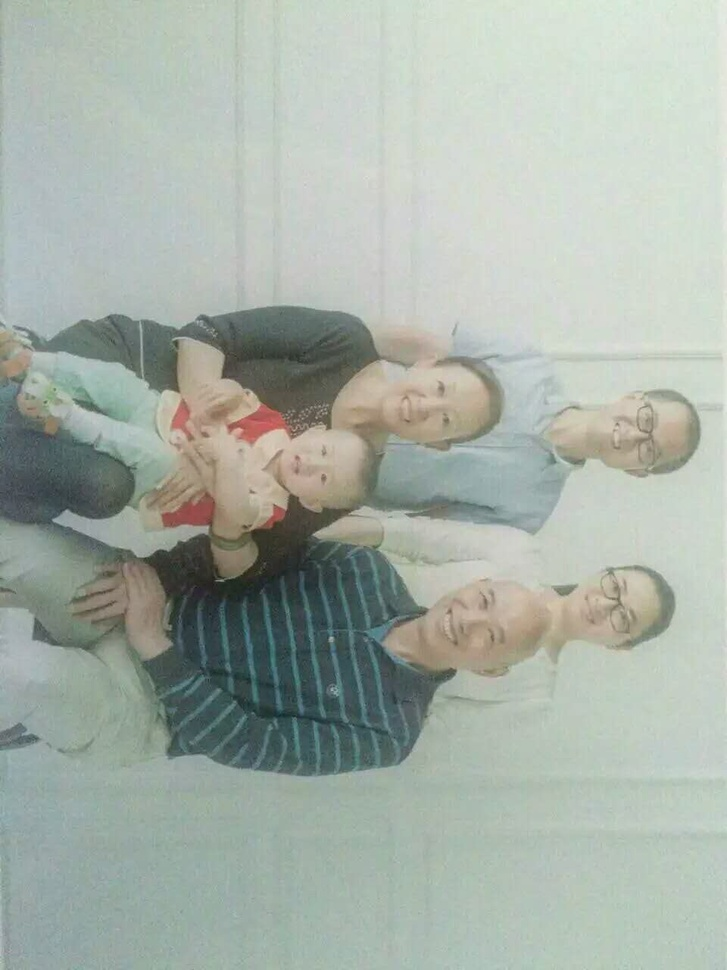
//> input picture img/imgs/1.jpg, 727 x 970 px, shrunk from 960 x 1280 before the run
$ ./main ../img/imgs/1.jpg   (built with g++ and OpenCV 4)
//> lines starting //> are read from the running program, lines starting //| are printed output that depends on the picture
#include <opencv2/core/core.hpp>
#include <opencv2/highgui/highgui.hpp>
#include <opencv2/imgproc/imgproc.hpp>

#include <iostream>

using namespace cv;
using namespace std;


int main(int argc, char* argv[]) {

    Mat img, imgLaplacian, imgResult;

    //------------------------------------------------------------------------------------------- test, first of all
    // now do it by hand
    img = (Mat_<uchar>(4,4) << 0,1,2,3,4,5,6,7,8,9,0,11,12,13,14,15);

    // first, the good result
    Laplacian(img, imgLaplacian, CV_8UC1);
    cout << "let opencv do it" << endl;
    cout << imgLaplacian << endl;

    Mat kernel = (Mat_<float>(3,3) <<
        0,  1, 0,
        1, -4, 1,
        0,  1, 0);
    int window_size = 3;

    // now, reaaallly by hand
    // note that, for avoiding padding, the result image will be smaller than the original one.
    Mat frame, frame32;
    Rect roi;
    imgLaplacian = Mat::zeros(img.size(), CV_32F);
    for(int y=0; y<img.rows-window_size/2-1; y++) {
        for(int x=0; x<img.cols-window_size/2-1; x++) {
            roi = Rect(x,y, window_size, window_size);
            frame = img(roi);
            frame.convertTo(frame, CV_32F);
            frame = frame.mul(kernel);
            float v = sum(frame)[0];
            imgLaplacian.at<float>(y,x) = v;
        }
    }
    imgLaplacian.convertTo(imgLaplacian, CV_8U);
    cout << "dudee" << imgLaplacian << endl;

    // a little bit less "by hand"..
    // using cv::filter2D
    filter2D(img, imgLaplacian, -1, kernel);
    cout << imgLaplacian << endl;


    //------------------------------------------------------------------------------------------- real stuffs now
    img = imread(argv[1], 0); // load grayscale image
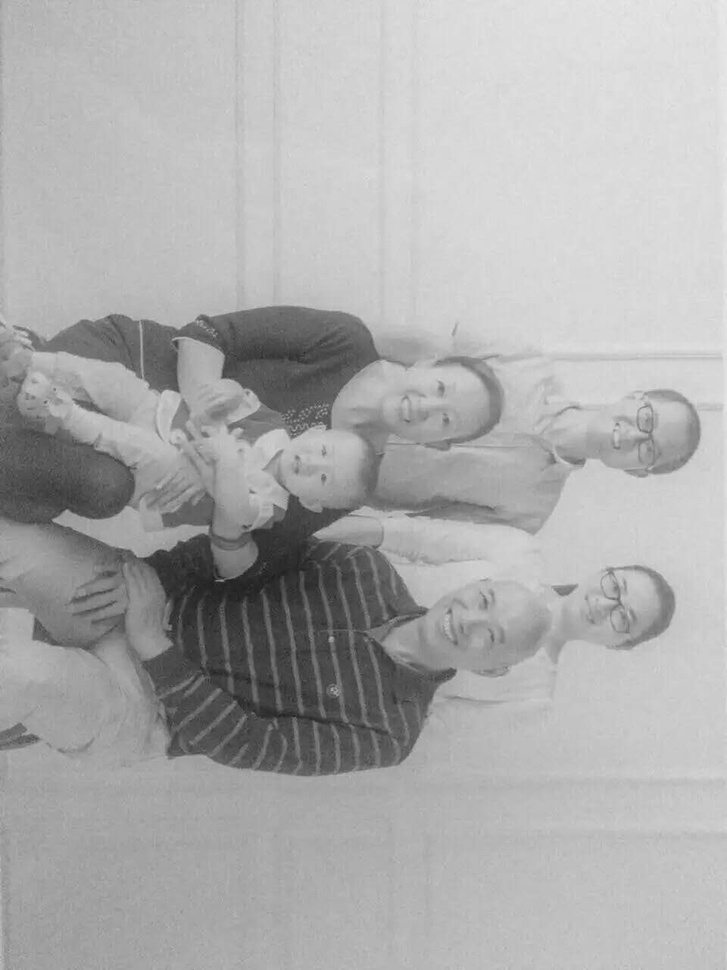
//> img: 970 rows x 727 cols, CV_8UC1; min 26, max 235, mean 172.9

    // ok, now try different kernel
    kernel = (Mat_<float>(3,3) <<
        1,  1, 1,
        1, -8, 1,
        1,  1, 1); // another approximation of second derivate, more stronger

    // do the laplacian filtering as it is
    // well, we need to convert everything in something more deeper then CV_8U
    // because the kernel has some negative values,
    // and we can expect in general to have a Laplacian image with negative values
    // BUT a 8bits unsigned int (the one we are working with) can contain values from 0 to 255
    // so the possible negative number will be truncated
    filter2D(img, imgLaplacian, CV_32F, kernel);
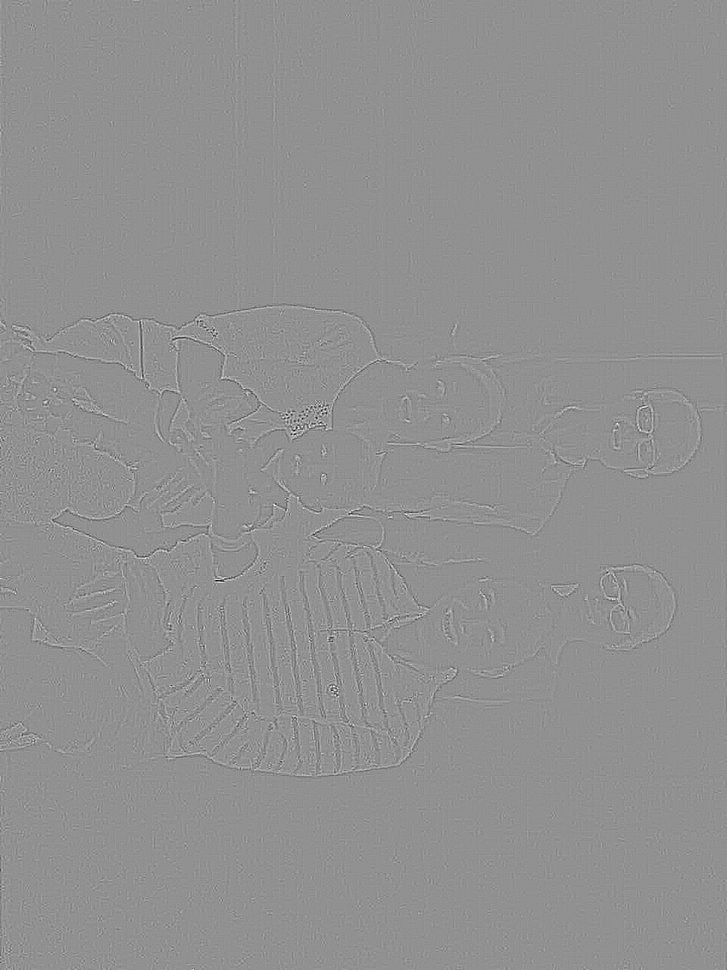
//> imgLaplacian: 970 rows x 727 cols, CV_32FC1; min -366, max 277, mean 0; drawn with min black and max white
    img.convertTo(img, CV_32F);
//> img: 970 rows x 727 cols, CV_32FC1
    imgResult = img - imgLaplacian;
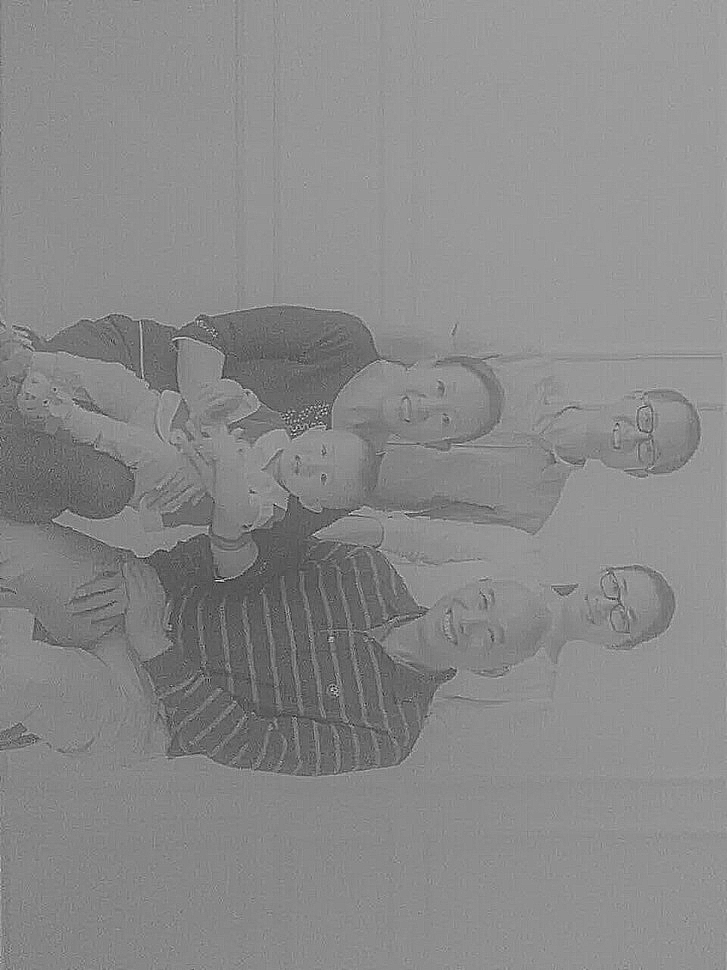
//> imgResult: 970 rows x 727 cols, CV_32FC1; min -203, max 493, mean 172.9; drawn with min black and max white

    // convert back to 8bits gray scale
    imgResult.convertTo(imgResult, CV_8U);
//> imgResult: 970 rows x 727 cols, CV_8UC1
    imgLaplacian.convertTo(imgLaplacian, CV_8U);
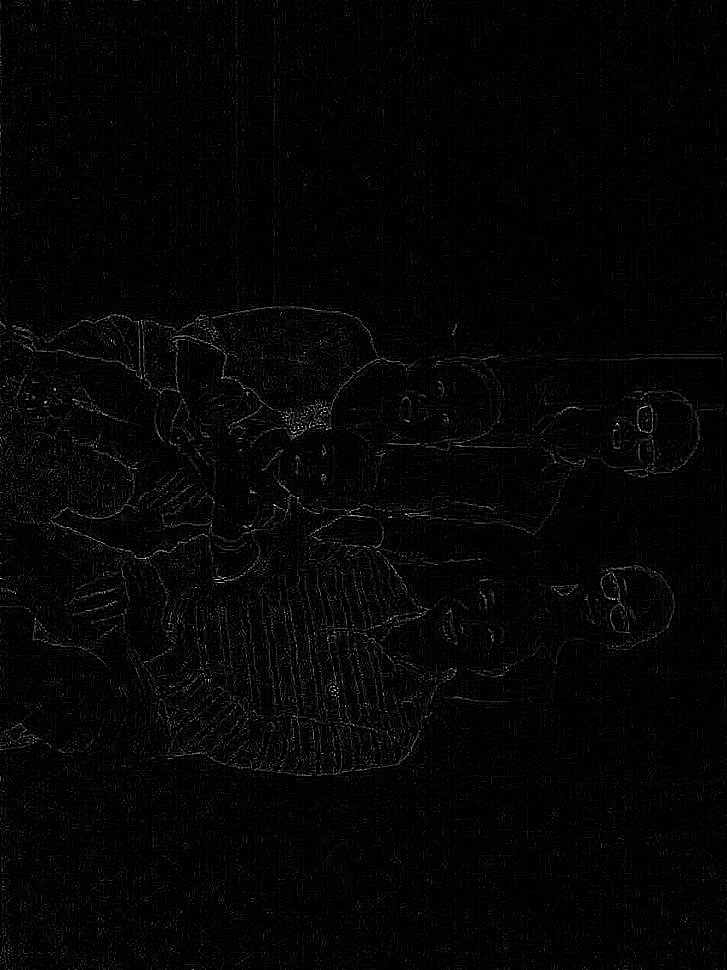
//> imgLaplacian: 970 rows x 727 cols, CV_8UC1; min 0, max 255, mean 4.6

    namedWindow("laplacian", CV_WINDOW_AUTOSIZE);
    imshow( "laplacian", imgLaplacian );

    namedWindow("result", CV_WINDOW_AUTOSIZE);
	imgResult.convertTo(imgResult, CV_8U);
	//cvtColor(imgResult, imgResult, CV_GRAY2BGR);
    imshow( "result", imgResult );

    while( true ) {
        char c = (char)waitKey(10);
//> the Esc key is pressed
        if( c == 27 ) { break; }
    }

    return 0;
}
